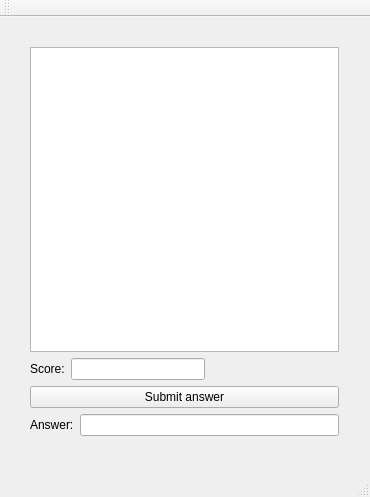
<?xml version="1.0" encoding="UTF-8"?>
<ui version="4.0">
 <class>QuizClass</class>
 <widget class="QMainWindow" name="QuizClass">
  <property name="geometry">
   <rect>
    <x>0</x>
    <y>0</y>
    <width>370</width>
    <height>497</height>
   </rect>
  </property>
  <property name="windowTitle">
   <string>Quiz</string>
  </property>
  <widget class="QWidget" name="centralWidget">
   <widget class="QWidget" name="verticalLayoutWidget">
    <property name="geometry">
     <rect>
      <x>19</x>
      <y>19</y>
      <width>331</width>
      <height>411</height>
     </rect>
    </property>
    <layout class="QVBoxLayout" name="verticalLayout_4">
     <item>
      <layout class="QVBoxLayout" name="verticalLayout_6">
       <item>
        <widget class="QListWidget" name="questionsListWidget"/>
       </item>
      </layout>
     </item>
     <item>
      <layout class="QVBoxLayout" name="verticalLayout_7">
       <item>
        <layout class="QHBoxLayout" name="horizontalLayout">
         <item>
          <widget class="QLabel" name="label_3">
           <property name="text">
            <string>Score:</string>
           </property>
          </widget>
         </item>
         <item>
          <widget class="QLineEdit" name="lineEdit"/>
         </item>
         <item>
          <spacer name="horizontalSpacer">
           <property name="orientation">
            <enum>Qt::Horizontal</enum>
           </property>
           <property name="sizeHint" stdset="0">
            <size>
             <width>40</width>
             <height>20</height>
            </size>
           </property>
          </spacer>
         </item>
        </layout>
       </item>
       <item>
        <widget class="QPushButton" name="submitButton">
         <property name="text">
          <string>Submit answer</string>
         </property>
        </widget>
       </item>
       <item>
        <layout class="QHBoxLayout" name="horizontalLayout_6">
         <item>
          <widget class="QLabel" name="label">
           <property name="text">
            <string>Answer:</string>
           </property>
          </widget>
         </item>
         <item>
          <widget class="QLineEdit" name="answerLineEdit"/>
         </item>
        </layout>
       </item>
      </layout>
     </item>
    </layout>
   </widget>
  </widget>
  <widget class="QMenuBar" name="menuBar">
   <property name="geometry">
    <rect>
     <x>0</x>
     <y>0</y>
     <width>370</width>
     <height>21</height>
    </rect>
   </property>
  </widget>
  <widget class="QToolBar" name="mainToolBar">
   <attribute name="toolBarArea">
    <enum>TopToolBarArea</enum>
   </attribute>
   <attribute name="toolBarBreak">
    <bool>false</bool>
   </attribute>
  </widget>
  <widget class="QStatusBar" name="statusBar"/>
 </widget>
 <layoutdefault spacing="6" margin="11"/>
 <resources>
  <include location="quiz.qrc"/>
 </resources>
 <connections/>
</ui>
